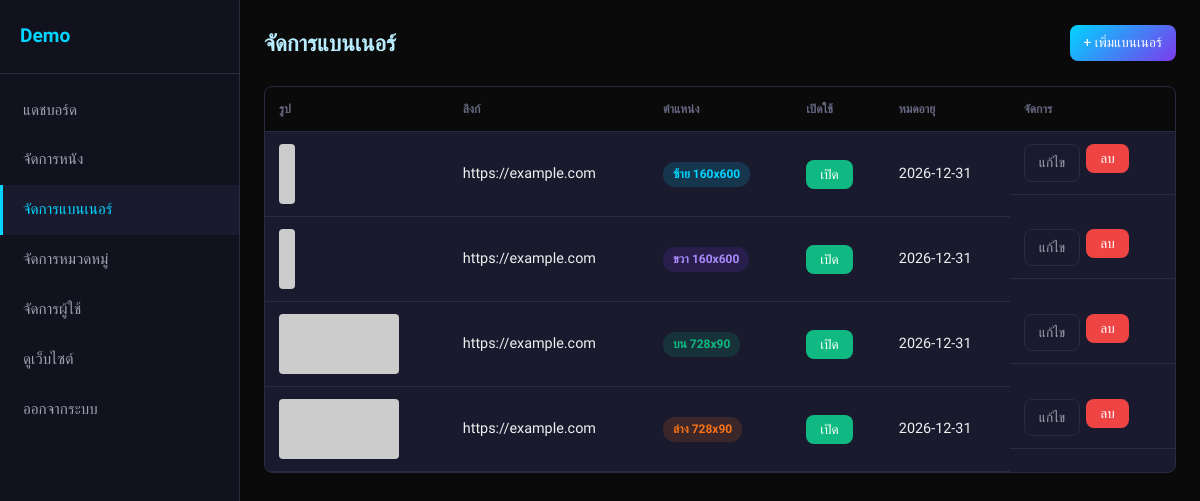
The page /admin/banners.php (signed in) on the database its author committed.
### tables this page shows
CREATE TABLE banners (
    id INT AUTO_INCREMENT PRIMARY KEY,
    image_url VARCHAR(255) NOT NULL,
    link_url VARCHAR(255) DEFAULT '#',
    position ENUM('left','right','top','bottom') NOT NULL,
    active TINYINT DEFAULT 1,
    expire_date DATE DEFAULT NULL
);

### includes/db.php (called while the page is built, shortened)
<?php
function getDB(): PDO
{
    static $pdo = null;
    if ($pdo === null) {
        $dsn = 'mysql:host=' . DB_HOST . ';dbname=' . DB_NAME . ';charset=' . DB_CHARSET;
        $pdo = new PDO($dsn, DB_USER, DB_PASS, [
            PDO::ATTR_ERRMODE            => PDO::ERRMODE_EXCEPTION,
            PDO::ATTR_DEFAULT_FETCH_MODE => PDO::FETCH_ASSOC,
            PDO::ATTR_EMULATE_PREPARES   => false,
            PDO::MYSQL_ATTR_INIT_COMMAND => 'SET NAMES utf8mb4 COLLATE utf8mb4_unicode_ci',
        ]);
    }
    return $pdo;
}
function fetchAll(string $sql, array $params = []): array
{
    $stmt = getDB()->prepare($sql);
    $stmt->execute($params);
    return $stmt->fetchAll();
}

### includes/functions.php (called while the page is built, shortened)
<?php
require_once __DIR__ . '/db.php';
function e(string $str): string
{
    return htmlspecialchars($str, ENT_QUOTES, 'UTF-8');
}
    ?>

### admin/banners.php (the view, shortened to what this page needs)
<?php
require_once __DIR__ . '/includes/sidebar.php';
$banners = fetchAll('SELECT * FROM banners ORDER BY position, id DESC');
$labels = ['left'=>'ซ้าย 160x600','right'=>'ขวา 160x600','top'=>'บน 728x90','bottom'=>'ล่าง 728x90'];
?>
<div class="admin-top">
    <h1>จัดการแบนเนอร์</h1>
    <a href="banners_add.php" class="btn btn-primary btn-sm">+ เพิ่มแบนเนอร์</a>
</div>
<div class="table-wrap">
    <table class="data-table">
        <thead><tr><th>รูป</th><th>ลิงก์</th><th>ตำแหน่ง</th><th>เปิดใช้</th><th>หมดอายุ</th><th>จัดการ</th></tr></thead>
        <tbody>
        <?php foreach ($banners as $b): ?>
        <tr>
            <td><img src="<?= e($b['image_url']) ?>" style="max-width:120px;height:60px;object-fit:cover;border-radius:4px;" alt=""></td>
            <td><?= e($b['link_url']) ?></td>
            <td><span class="pos-badge pos-<?= $b['position'] ?>"><?= $labels[$b['position']] ?? $b['position'] ?></span></td>
            <td>
                <form method="POST"><input type="hidden" name="toggle_id" value="<?= $b['id'] ?>">
                <button class="btn btn-sm <?= $b['active'] ? 'btn-success' : 'btn-outline' ?>"><?= $b['active'] ? 'เปิด' : 'ปิด' ?></button></form>
            </td>
            <td><?= $b['expire_date'] ? e($b['expire_date']) : '-' ?></td>
            <td class="actions">
                <a href="banners_add.php?id=<?= $b['id'] ?>" class="btn btn-outline btn-sm">แก้ไข</a>
                <form method="POST" style="display:inline" onsubmit="return confirm('ลบ?')">
                    <button class="btn btn-danger btn-sm">ลบ</button>
                </form>
            </td>
        </tr>
        <?php endforeach; ?>
        </tbody>
    </table>
</div>
<?php require_once __DIR__ . '/includes/footer.php'; ?>

### assets/css/style.css (style rules this page uses)
*, *::before, *::after { box-sizing: border-box; margin: 0; padding: 0; }
:root { --bg-primary: #0a0a0a; --bg-card: #1a1a2e; --bg-card-hover: #222240; --bg-sidebar: #12121f; --accent-blue: #00d4ff; --accent-purple: #7c3aed; --accent-gradient: linear-gradient(135deg, #00d4ff, #7c3aed); --text-primary: #f0f0f0; --text-secondary: #a0a0b0; --text-muted: #666680; --border-color: #2a2a40; --badge-sub: #10b981; --badge-dub: #f97316; --badge-both: #00d4ff; --badge-ongoing: #f59e0b; --badge-completed: #10b981; --header-height: 64px; --sidebar-width: 200px; --banner-side-width: 160px; --radius: 8px; --shadow: 0 4px 24px rgba(0, 212, 255, 0.08); }
html { scroll-behavior: smooth; }
body { font-family: 'Sarabun', 'Leelawadee UI', Tahoma, sans-serif; background: var(--bg-primary); color: var(--text-primary); line-height: 1.7; min-height: 100vh; -webkit-font-smoothing: antialiased; }
input, button, select, textarea { font-family: inherit; }
a { color: var(--accent-blue); text-decoration: none; transition: color 0.2s; }
img { max-width: 100%; display: block; }
.btn { display: inline-flex; align-items: center; gap: 6px; padding: 8px 18px; border-radius: var(--radius); font-size: 0.9rem; font-weight: 500; cursor: pointer; border: none; transition: all 0.2s; text-decoration: none; }
.btn-primary { background: var(--accent-gradient); color: #fff; }
.btn-outline { background: transparent; color: var(--text-secondary); border: 1px solid var(--border-color); }
.btn-sm { padding: 6px 14px; font-size: 0.85rem; }
.btn-danger { background: #ef4444; color: #fff; }
.btn-success { background: #10b981; color: #fff; }

### assets/css/admin.css (style rules this page uses)
.admin-top { display: flex; align-items: center; justify-content: space-between; margin-bottom: 24px; }
.admin-top h1 { font-size: 1.4rem; color: #b8ecff; }
.table-wrap { background: var(--bg-card); border: 1px solid var(--border-color); border-radius: var(--radius); overflow-x: auto; }
.data-table { width: 100%; border-collapse: collapse; }
.data-table th, .data-table td { padding: 12px 14px; text-align: left; font-size: 0.9rem; border-bottom: 1px solid var(--border-color); }
.data-table th { background: var(--bg-primary); color: var(--text-muted); font-size: 0.75rem; text-transform: uppercase; }
.actions { display: flex; gap: 6px; flex-wrap: wrap; }
.pos-badge { display: inline-block; padding: 2px 10px; border-radius: 12px; font-size: 0.75rem; font-weight: 600; }
.pos-left { background: rgba(0,212,255,0.15); color: #00d4ff; }
.pos-right { background: rgba(124,58,237,0.15); color: #a78bfa; }
.pos-top { background: rgba(16,185,129,0.15); color: #10b981; }
.pos-bottom { background: rgba(249,115,22,0.15); color: #f97316; }

### rows shown on the page
banners: link_url "https://example.com", position "ซ้าย 160x600", active "เปิด", expire_date "2026-12-31"
banners: link_url "https://example.com", position "ขวา 160x600", active "เปิด", expire_date "2026-12-31"
banners: link_url "https://example.com", position "บน 728x90", active "เปิด", expire_date "2026-12-31"
banners: link_url "https://example.com", position "ล่าง 728x90", active "เปิด", expire_date "2026-12-31"

### other values the page prints
SITE_NAME "Demo"
